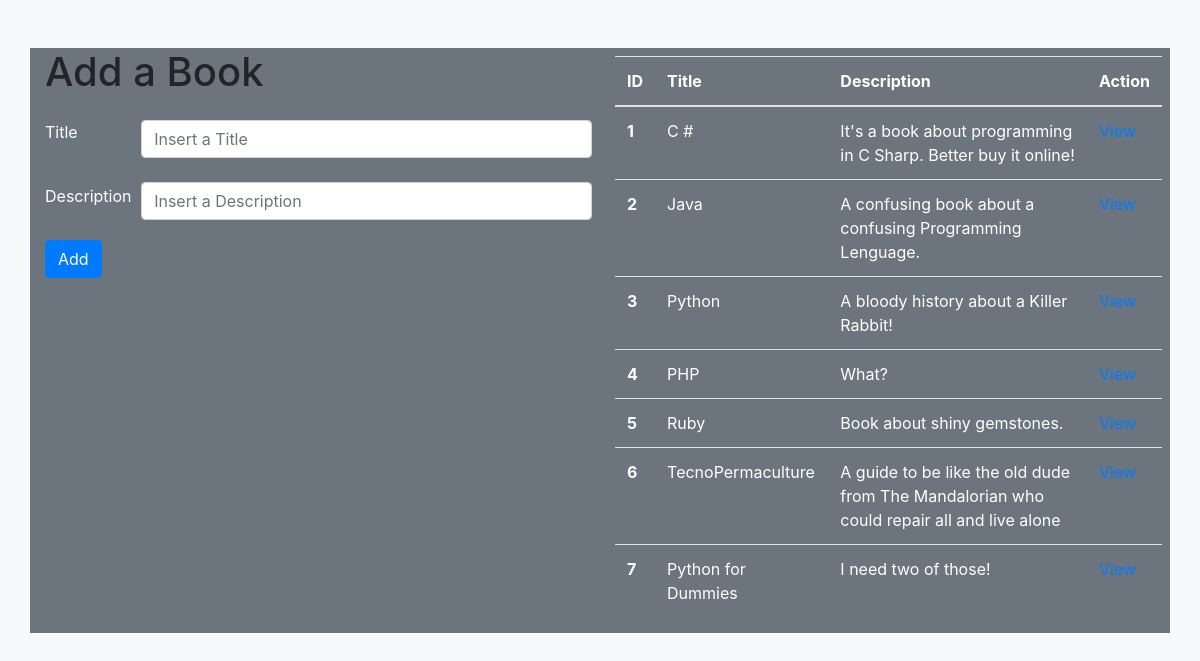
The page / on the database its author committed.
### books_authors_app/models.py (models this page shows, shortened)
class Book(models.Model):
    title = models.CharField(max_length=255)
    desc = models.TextField()
    created_at = models.DateField(auto_now_add=True)
    updated_at = models.DateField(auto_now=True)

### books_authors_app/views.py (the view, shortened to what this page needs)
# urls.py: path('', views.books),
def books(request):
    book_tables = Book.objects.all()
    if request.method == "GET":
        context= {
            "book_tables": book_tables,
        }
        return render(request,"books.html", context)

### books_authors_app/templates/books.html (shortened to what this page needs)
{% extends "base.html" %}
{% block content %}
    <div class="row mt-5">
        <div class="col">
            <h1>Add a Book</h1>
            <form action="" method="POST">
                <div class="row">
                    <div class="col-2 my-3 text-white">
                        <p>Title</p>
                        <br>
                        <p>Description</p>
                    </div>
                    <div class="form-group col my-3">
                        <input type="text" class="form-control" name="new_title" id="new_title" placeholder="Insert a Title">
                        <br>
                        <input type="textarea" class="form-control" name="new_desc" id="new_desc" placeholder="Insert a Description">
                    </div>
                </div>
                <button type="submit" class="btn btn-primary">Add</button>
            </form>
        </div>
        <table class="table table-hover col text-white mt-2 mx-2">
            <thead>
                <tr>
                    <th scope="col">ID</th>
                    <th scope="col">Title</th>
                    <th scope="col">Description</th>
                    <th scope="col">Action</th>
                </tr>
            </thead>
            <tbody>
                {% for book in book_tables %}
                <tr>
                    <th scope="row"> {{ book.id }}</th>
                    <td>{{ book.title }}</td>
                    <td>{{ book.desc }}</td>
                    <td><a class="link-info" href="/books/{{ book.id }}">View</a></td>
                </tr>
                {% endfor %}
            </tbody>
        </table>
    </div>
{% endblock %}

### books_authors_app/templates/base.html (shortened to what this page needs)
<!DOCTYPE html>
<html lang="en">
<head>
    {% load static %}
    <link rel="stylesheet" href="{% static 'css/bootstrap.min.css' %}">
    <link rel="stylesheet" href="{% static 'css/font-awesome.min.css' %}">
    <link rel="stylesheet" href="{% static 'css/toastr.min.css' %}">
    <link rel="stylesheet" href="{% static 'css/tipped.css' %}" />
    <link rel="stylesheet" href="{% static 'css/datatables.min.css' %}" />
</head>
<body class="bg-light mt-2">
    <div class="container bg-secondary">
        {% block content %}{% endblock %}
    </div>
</body>
</html>

### rows shown on the page
Book: id "1", title "C #", desc "It's a book about programming in C Sharp. Better buy it online!"
Book: id "2", title "Java", desc "A confusing book about a confusing Programming Lenguage."
Book: id "3", title "Python", desc "A bloody history about a Killer Rabbit!"
Book: id "4", title "PHP", desc "What?"
Book: id "5", title "Ruby", desc "Book about shiny gemstones."
Book: id "6", title "TecnoPermaculture", desc "A guide to be like the old dude from The Mandalorian who could repair all and live alone"
Book: id "7", title "Python for Dummies", desc "I need two of those!"
